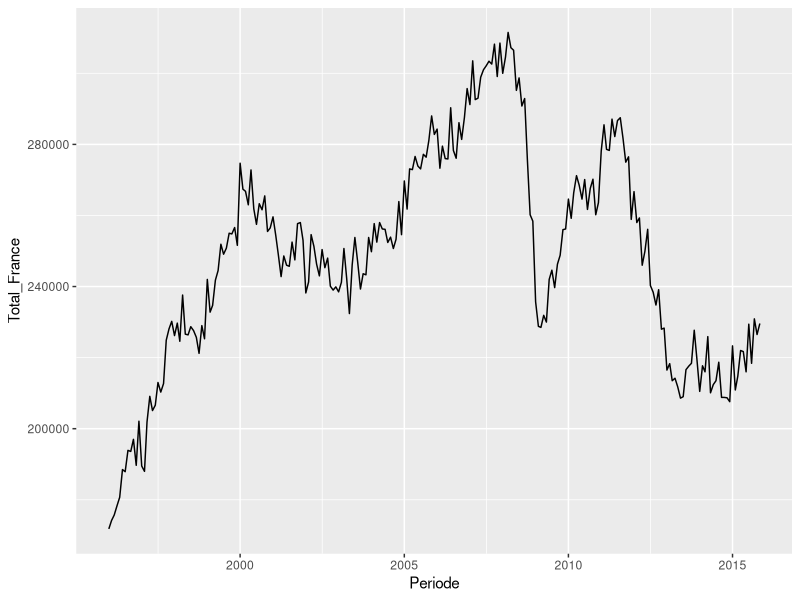
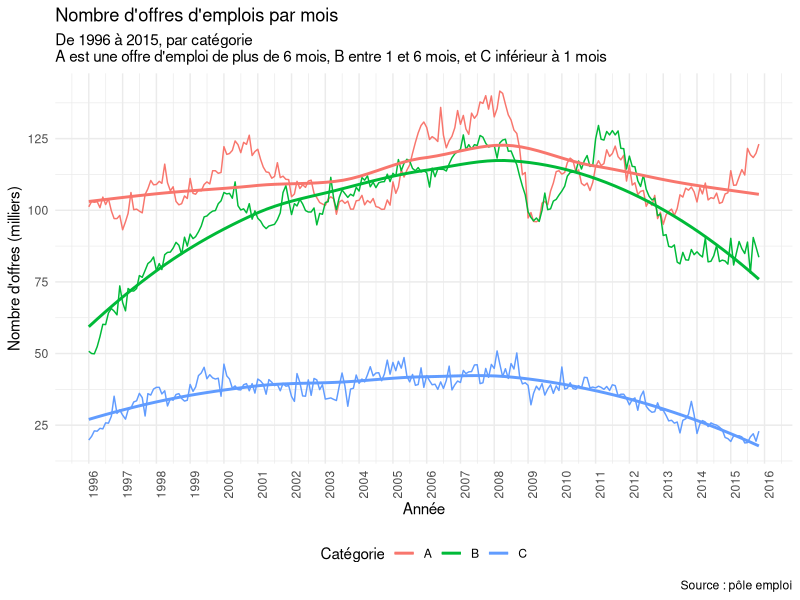
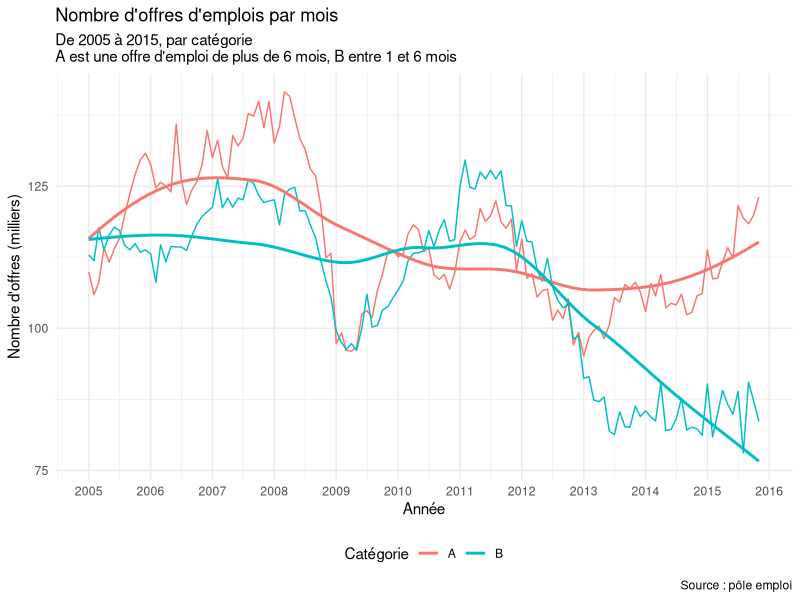
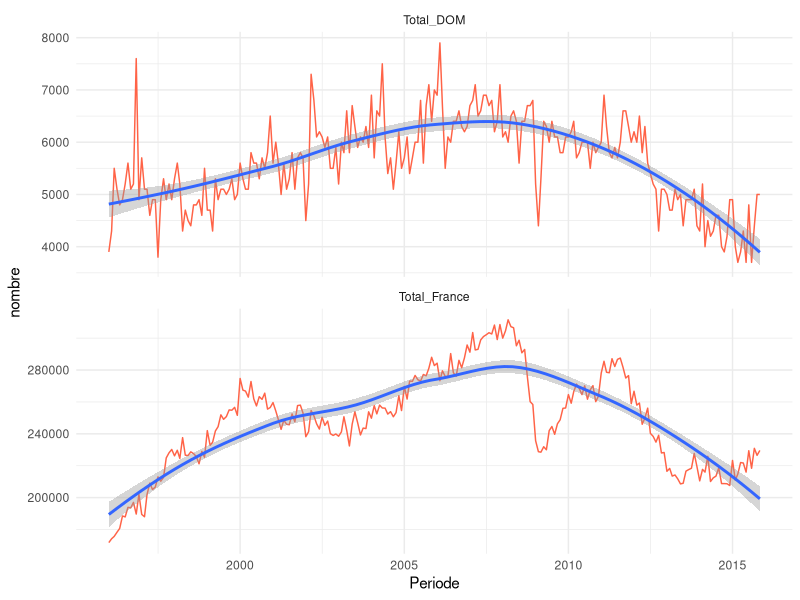
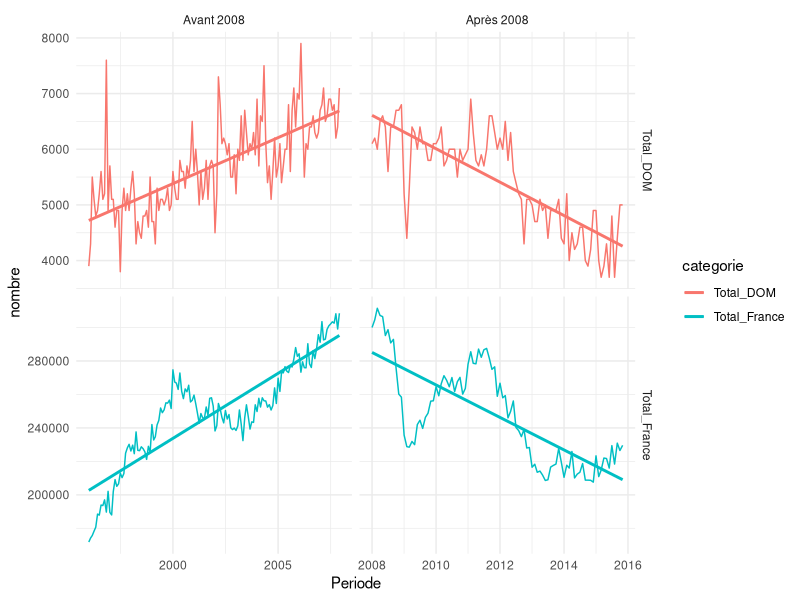

These charts were generated, in order, by the following R code:
#' ---
#' title: "Analyse des données ouvertes de pôle emploi"
#' author: "Florian Gaudin-Delrieu"
#' date: "`r format(Sys.Date())`"
#' output: github_document
#' ---
#'

#' Des données de pôle emploi sont accessibles en open data. En particulier, les
#' données relatives aux offres d'emploi sont [disponibles
#' ici.](http://www.pole-emploi.org/informations/open-data-pole-emploi-@/25799/view-category-25799.html?)
#' 
#' Les données sont sous la forme d'un fichier excel avec 2 feuilles, dont une correspond à la description des variables.
#' Pour pouvoir lire les données dans R, j'ai dû modifier dans OpenOffice le fichier et l'exporter au format csv (certaines cellules étaient fusionnées, et le formattage des nombres amenait des problèmes).
#' Le fichier `offres.csv` fourni provient directement du fichier Excel.
#' Les intitulés de colonnes ont été modifiés pour être plus facilement lisibles : Periode (sans accent), puis OEE_A, OEE_B et OEE_C (au lieu d'un nom plus long et avec espace), et enfin Total_France et Total_DOM.

#' Chargeons les libraries nécessaires
library(tidyverse)
library(lubridate)
library(broom)
options("scipen"=10, digits = 5) # pour ne pas avoir trop de notation scientifique

#' Grâce à `readr::read_csv2` les colonnes ont directement le bon format (date et numérique), et sont sous forme de tibble.
offres <- read_csv2("offres.csv")

#' Regardons le `summary`
summary(offres)

#' Où sont les NA's ?
offres[is.na(offres$OEE_A), ]

#' Ils sont sur la même ligne, décembre 2015 et correspondent à des données non encore disponibles, nous pouvons supprimer la ligne sereinement.
offres <- filter(offres, !is.na(OEE_A))

#' Passons maintenant le tibble sous forme longue, plus pratique pour les graphiques, à l'aide de `tidyr::gather`.
offres_long <- offres %>%
  gather(categorie, nombre, -Periode)
offres_long$categorie <- as.factor(offres_long$categorie)

#' Premier graphe rapide
#+ Graphe Total France
ggplot(data = offres, aes(Periode, Total_France))+
  geom_line()

offres_OEE <- offres_long %>%
  filter(substr(as.character(.$categorie), 1, 3) == "OEE") %>%
  mutate(nombre = nombre / 1000)

ggplot(data = offres_OEE, aes(Periode, nombre, color = categorie)) +
  geom_line() +
  geom_smooth(se = FALSE, method = "loess") +
  labs(title = "Nombre d'offres d'emplois par mois",
       subtitle = "De 1996 à 2015, par catégorie\nA est une offre d'emploi de plus de 6 mois, B entre 1 et 6 mois, et C inférieur à 1 mois",
       caption = "Source : pôle emploi",
       x = "Année",
       y = "Nombre d'offres (milliers)",
       color = "Catégorie") +
  theme_minimal() +
  scale_x_date(date_breaks = "1 year", date_labels = "%Y") +
  scale_color_discrete(breaks = c("OEE_A", "OEE_B", "OEE_C"),
                       labels = LETTERS[1:3]) +
  scale_y_continuous(breaks = seq(0, 150, by = 25)) +
  theme(axis.text.x = element_text(angle = 90),
        legend.position = "bottom")

ggplot(data = offres_OEE %>% filter(year(Periode) >= 2005,
                                    categorie %in% c("OEE_A", "OEE_B")),
       aes(Periode, nombre, color = categorie)) +
  geom_line() +
  geom_smooth(se = FALSE, method = "loess") +
  labs(title = "Nombre d'offres d'emplois par mois",
       subtitle = "De 2005 à 2015, par catégorie\nA est une offre d'emploi de plus de 6 mois, B entre 1 et 6 mois",
       caption = "Source : pôle emploi",
       x = "Année",
       y = "Nombre d'offres (milliers)",
       color = "Catégorie") +
  theme_minimal() +
  scale_x_date(date_breaks = "1 year", date_labels = "%Y") +
  scale_color_discrete(breaks = c("OEE_A", "OEE_B", "OEE_C"),
                       labels = LETTERS[1:3]) +
  scale_y_continuous(breaks = seq(0, 150, by = 25)) +
  theme(axis.text.x = element_text(angle = 0),
        legend.position = "bottom")

ggplot(offres_long %>% filter(substr(categorie, 1, 2) == "To"),
       aes(Periode, nombre)) +
  geom_line(color = "tomato") +
  geom_smooth(method = "loess") +
  facet_wrap(~ categorie, scales = "free_y", ncol = 1) +
  theme_minimal()

# Plus grande variabilité dans les DOM (avec un volume plus faible), tendances
# semblables
# Vérifions à partir d'un modèle linéaire simple

offres_totales <- offres %>%
  select(Periode, starts_with("Tot"))

mod_lm_France <- lm(Total_France ~ Periode, offres_totales)
mod_lm_France_df <- tidy(mod_lm_France)
mod_lm_DOM <- lm(Total_DOM ~ Periode, offres_totales)
mod_lm_DOM_df <- tidy(mod_lm_DOM)

models <- bind_rows("France" = mod_lm_France_df,"DOM" = mod_lm_DOM_df, .id = "Perimetre")
models
# Sur la période, nous ne voyons pas la même tendance : positive et relativement
# bonne (p.value ~5e-3) pour la France, mais légèrement négative pour les DOM

offres_tot_groupe <- offres_long %>%
  filter(substr(categorie, 1, 3) == "Tot") %>%
  mutate(groupe = factor(ifelse(Periode < as.Date("2008-01-01"),
                                   "Avant 2008", "Après 2008"),
                             levels = c("Avant 2008", "Après 2008")))

ggplot(offres_tot_groupe, aes(Periode, nombre, color = categorie)) +
  geom_line() +
  facet_grid(categorie ~ groupe, scales = "free") +
  geom_smooth(method = "lm", se = FALSE) +
  theme_minimal()

# Avant et après la crise de 2008, les tendances sont nettement différentes

offres_nest <- offres_tot_groupe %>%
  nest(-groupe, - categorie) %>%
  mutate(models = map(data, ~ lm(nombre ~ Periode, data = .))) %>%
  mutate(tidied = map(models, tidy)) %>%
  unnest(tidied)

offres_tot_groupe %>%
  nest(-groupe, - categorie) %>%
  mutate(models = map(data, ~ lm(nombre ~ Periode, data = .))) %>%
  `$`(models) %>%
  map(summary)

offres_nest %>%
  group_by(term) %>%
  mutate(p.adjusted = p.adjust(p.value)) %>%
  select(-statistic, -p.value)
